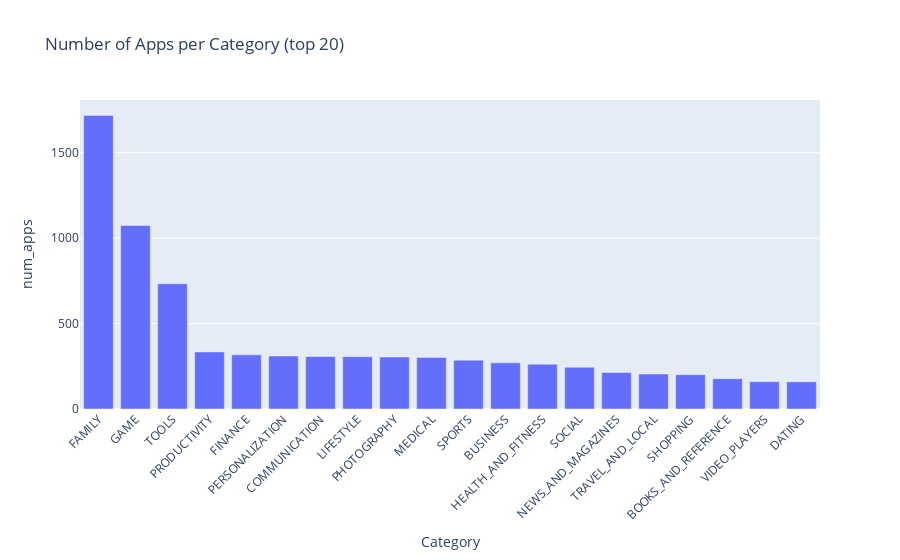

Notebook code cell kept with this figure:
### Code cell
# Vertical bar chart: number of apps per category (top 20)
import plotly.express as px
df_cat_plot = df_cat.reset_index().sort_values('num_apps', ascending=False).head(20)
fig = px.bar(df_cat_plot, x='Category', y='num_apps', title='Number of Apps per Category (top 20)')
fig.update_layout(xaxis_tickangle=-45)
fig

### Figure 1 — Plotly figure (JSON) as saved in the notebook; plotly's stock layout.template omitted (floating-point values rounded to 4 significant figures)
{"data": [{"hovertemplate": "Category=%{x}<br>num_apps=%{y}<extra></extra>", "legendgroup": "", "marker": {"color": "#636efa", "pattern": {"shape": ""}}, "name": "", "orientation": "v", "showlegend": false, "textposition": "auto", "type": "bar", "x": ["FAMILY", "GAME", "TOOLS", "PRODUCTIVITY", "FINANCE", "PERSONALIZATION", "COMMUNICATION", "LIFESTYLE", "PHOTOGRAPHY", "MEDICAL", "SPORTS", "BUSINESS", "HEALTH_AND_FITNESS", "SOCIAL", "NEWS_AND_MAGAZINES", "TRAVEL_AND_LOCAL", "SHOPPING", "BOOKS_AND_REFERENCE", "VIDEO_PLAYERS", "DATING"], "xaxis": "x", "y": [1718, 1074, 733, 334, 317, 310, 307, 306, 304, 302, 286, 270, 262, 244, 214, 205, 201, 177, 160, 159], "yaxis": "y"}], "layout": {"barmode": "relative", "legend": {"tracegroupgap": 0}, "title": {"text": "Number of Apps per Category (top 20)"}, "xaxis": {"anchor": "y", "domain": [0, 1], "tickangle": -45, "title": {"text": "Category"}}, "yaxis": {"anchor": "x", "domain": [0, 1], "title": {"text": "num_apps"}}}}
